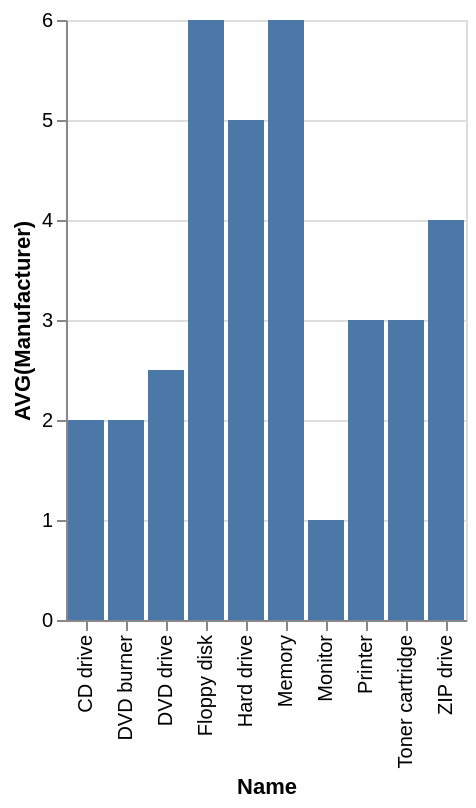

Vega-Lite specification stored for this chart:
### Vega-Lite specification from a JSON file in a GitHub repository (floating-point values rounded to 4 significant figures)
{"data": {"values": [{"x_data": "CD drive", "y_data": 2}, {"x_data": "DVD burner", "y_data": 2}, {"x_data": "DVD drive", "y_data": 2.5}, {"x_data": "Floppy disk", "y_data": 6}, {"x_data": "Hard drive", "y_data": 5}, {"x_data": "Memory", "y_data": 6}, {"x_data": "Monitor", "y_data": 1}, {"x_data": "Printer", "y_data": 3}, {"x_data": "Toner cartridge", "y_data": 3}, {"x_data": "ZIP drive", "y_data": 4}]}, "mark": "bar", "encoding": {"x": {"field": "x_data", "type": "nominal", "title": "Name", "sort": "ascending"}, "y": {"field": "y_data", "type": "quantitative", "title": "AVG(Manufacturer)"}}}
